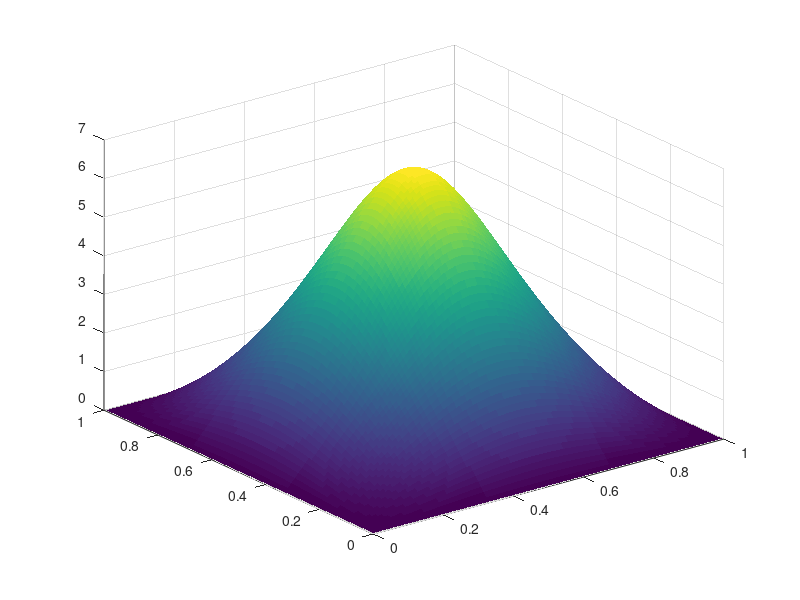

Write MATLAB code to recreate this figure. (Note: this script raises an error after producing the figure.)


% newtons method for PDE's

% defiining our grid
n = 100; dx = 1/n;
x = linspace(0,1,n+1)'; xs = x(2:end-1); % full and interior pts in interval 
[YS,XS] = meshgrid(xs,xs); % grid of interior points

% pulling in the laplacian from other code
I  = speye(n-1);
D2 = spdiags(kron(ones(n-1,1),[1 -2 1]),-1:1,n-1,n-1)/dx^2;
L  = kron(I,D2) + kron(D2, I);   % Laplacian = D_2^x + D_2^y

% anon functions
% the function :)
F = @(u) L*u + u.^3; % actual func
% jacobian
J = @(u) L + spdiags(3*u.^2,0,(n-1)^2,(n-1)^2) ;
% initial guess
f = @(x,y) sin(pi*x).*sin(pi*y)*4; % pos

[Ys,Xs] = meshgrid(xs,xs);
u = reshape(f(Xs,Ys), (n-1)^2,1); % putting in the init

for i = 1:10
  chi = J(u)\F(u); % next newton step
  u = u - chi; % update
  if (norm(chi) < 1e-6) % stopping condition
    break
  end
end

u = reshape(u, n-1, n-1);
Z = zeros(n+1);
Z(2:end-1,2:end-1) = u;
[X,Y] = meshgrid(x,x);
surf(X,Y,Z,'edgecolor','none');


% next I want to do: 
F = @(s,u) L*u + s*u + u.^3; % actual funct with s to move along the solutions
J = @(s,u) L + spdiags(s + 3*u.^2, 0, (n-1)^2, (n-1)^2); % jacobian with s

% do again with s & see if we can loop over the solutions to plot a grid
for s = 0:ds:2*pi^2
  chi = J(s,u)\F(s,u); % next newton step
  u = u - chi; % update
  if (norm(chi) < 1e-6) % stopping condition
    break
  end
end
